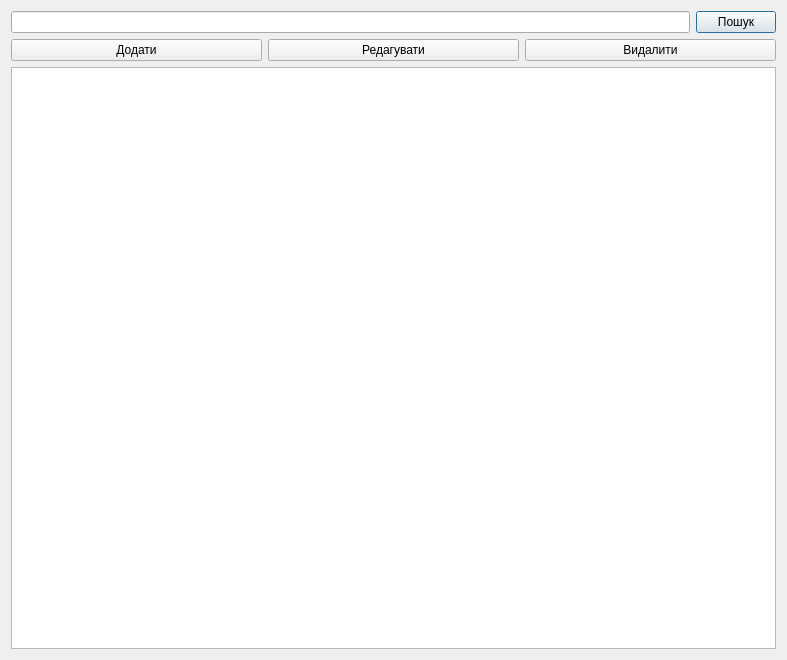
<?xml version="1.0" encoding="UTF-8"?>
<ui version="4.0">
 <class>Accounts_window</class>
 <widget class="QDialog" name="Accounts_window">
  <property name="geometry">
   <rect>
    <x>0</x>
    <y>0</y>
    <width>787</width>
    <height>660</height>
   </rect>
  </property>
  <property name="windowTitle">
   <string>Рахунки</string>
  </property>
  <property name="windowIcon">
   <iconset resource="Res.qrc">
    <normaloff>:/new/prefix1/IMG/ico.png</normaloff>:/new/prefix1/IMG/ico.png</iconset>
  </property>
  <layout class="QVBoxLayout" name="verticalLayout">
   <item>
    <layout class="QHBoxLayout" name="horizontalLayout">
     <item>
      <widget class="QLineEdit" name="lineEdit"/>
     </item>
     <item>
      <widget class="QPushButton" name="pushButton_search">
       <property name="text">
        <string>Пошук</string>
       </property>
      </widget>
     </item>
    </layout>
   </item>
   <item>
    <layout class="QHBoxLayout" name="horizontalLayout_2">
     <item>
      <widget class="QPushButton" name="pushButton_add">
       <property name="text">
        <string>Додати</string>
       </property>
      </widget>
     </item>
     <item>
      <widget class="QPushButton" name="pushButton_edit">
       <property name="text">
        <string>Редагувати</string>
       </property>
      </widget>
     </item>
     <item>
      <widget class="QPushButton" name="pushButton_del">
       <property name="text">
        <string>Видалити</string>
       </property>
      </widget>
     </item>
    </layout>
   </item>
   <item>
    <widget class="QTableView" name="tableView"/>
   </item>
  </layout>
 </widget>
 <resources>
  <include location="Res.qrc"/>
 </resources>
 <connections/>
</ui>
